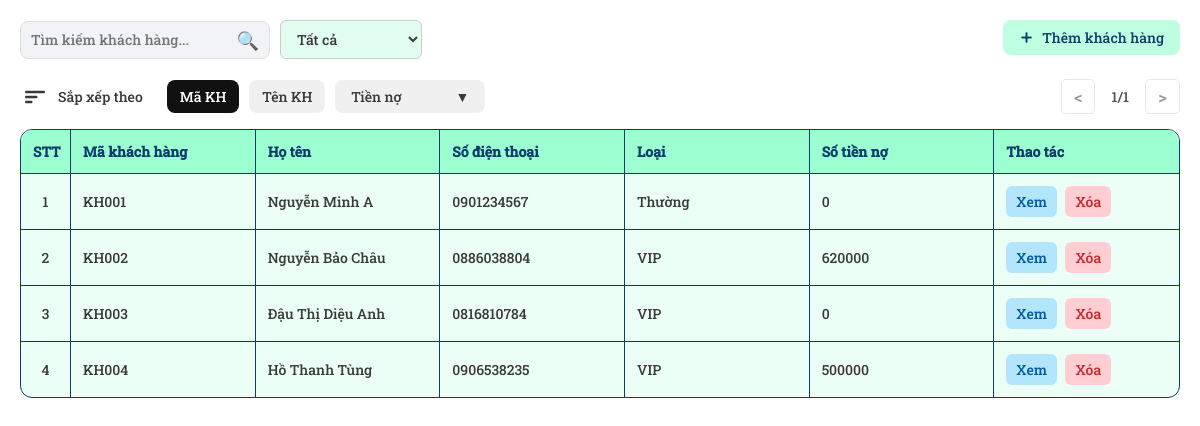
Page /admin/Customers/customers.php (signed in) on the committed database.
### tables this page shows
CREATE TABLE `khachhang` (
  `MaKH` varchar(10) NOT NULL,
  `HoTen` varchar(100) NOT NULL,
  `SDT` varchar(15) NOT NULL,
  `DiaChi` varchar(50) NOT NULL,
  `Email` varchar(50) NOT NULL,
  `Loai` enum('Thường','VIP') NOT NULL DEFAULT 'Thường',
  `SoTienNo` int(11) DEFAULT 0
);

### admin/Customers/customers.php (the view, shortened to what this page needs)
<?php
include __DIR__ . '/../../connect.php';
$result = $mysqli->query("SELECT * FROM khachhang ORDER BY MaKH");
?>
<!DOCTYPE html>
<html lang="vi">
<head>
    <link rel="stylesheet" href="../../assets/general-style.css" />
</head>
<body>
    <div class="main-content">
        <div class="toolbar">
            <div class="toolbar-row">
                <div class="search-filter-group">
                    <div class="search-box">
                        <input type="text" placeholder="Tìm kiếm khách hàng..." class="search-input" />
                        <button class="search-button">🔍</button>
                    </div>
                    <select class="filter-select">
                        <option value="all">Tất cả</option>
                    </select>
                </div>
                <button class="add-button" onclick="createNewCustomer()">
                    <img src="../../assets/plus.png" class="icon-add" alt="Add Icon" />
                    Thêm khách hàng
                </button>
            </div>
        </div>
        <div class="sort-pagination-bar">
            <div class="sort-bar">
                <div class="sort-title-group">
                    <span class="sort-icon">
                        <svg width="30" height="30" viewBox="0 0 24 24" fill="none"><rect x="4" y="7" width="16" height="2" rx="1" fill="#393939"/><rect x="4" y="11" width="10" height="2" rx="1" fill="#393939"/><rect x="4" y="15" width="6" height="2" rx="1" fill="#393939"/></svg>
                    </span>
                    <span class="sort-label">Sắp xếp theo</span>
                </div>
                <div class="sort-tabs">
                    <button class="sort-btn active" data-sort="id">Mã KH</button>
                    <button class="sort-btn" data-sort="name">Tên KH</button>
                    <div class="sort-dropdown">
                        <button class="sort-btn sort-dropdown-toggle" id="sortPriceBtn">
                            <span class="label">Tiền nợ</span>
                            <span class="arrow">&#9660;</span>
                        </button>
                    </div>
                </div>
            </div>
            <span class="pagination">
                <button class="page-btn prev">&lt;</button>
                <span class="page-info">1/1</span>
                <button class="page-btn next">&gt;</button>
            </span>
        </div>
        <table class="table">
            <thead>
                <tr>
                    <th class="stt">STT</th>
                    <th class="id">Mã khách hàng</th>
                    <th>Họ tên</th>
                    <th>Số điện thoại</th>
                    <th>Loại</th>
                    <th class="debt">Số tiền nợ</th>
                    <th class="actions">Thao tác</th>
                </tr>
            </thead>
            <tbody>
                <?php while ($row = $result->fetch_assoc()): ?>
                    <tr
                        data-address="<?php echo htmlspecialchars($row['DiaChi'], ENT_QUOTES); ?>"
                        data-email="<?php echo htmlspecialchars($row['Email'], ENT_QUOTES); ?>"
                    >
                        <td class="stt"></td>
                        <td><?php echo htmlspecialchars($row['MaKH']); ?></td>
                        <td><?php echo htmlspecialchars($row['HoTen']); ?></td>
                        <td><?php echo htmlspecialchars($row['SDT']); ?></td>
                        <td><?php echo htmlspecialchars($row['Loai']); ?></td>
                        <td><?php echo htmlspecialchars($row['SoTienNo']); ?></td>
                        <td class="action-buttons">
                            <button class="view-btn" onclick="viewCustomer(
                                '<?= $row['MaKH']; ?>',
                                '<?= $row['HoTen']; ?>',
                                '<?= $row['SDT']; ?>',
                                '<?php echo htmlspecialchars($row['DiaChi'], ENT_QUOTES); ?>',
                                '<?php echo htmlspecialchars($row['Email'], ENT_QUOTES); ?>',
                                '<?= $row['Loai']; ?>',
                                '<?= $row['SoTienNo']; ?>'
                            )">Xem</button>
                            <button class="delete-btn" onclick="deleteRow(this)">Xóa</button>
                        </td>
                    </tr>
                <?php endwhile; ?>
            </tbody>
        </table>
    </div>
</body>
</html>

### assets/general-style.css (style rules this page uses)
* { margin: 0; padding: 0; box-sizing: border-box; }
body, input, button, select, textarea { color: #393939; font-family: fontweb; font-size: 14px; background-color: #ffffff; }
.main-content { padding: 20px; }
.toolbar { margin-bottom: 20px; }
.toolbar-row { display: flex; justify-content: space-between; align-items: center; flex-wrap: wrap; gap: 1rem; margin-bottom: 1rem; }
.search-filter-group { margin-right: 20px; display: flex; gap: 10px; flex: 1; min-width: 100px; align-items: center; }
.search-box { display: flex; align-items: center; border: 1px solid #e0e0e0; border-radius: 8px; padding: 6px 10px; background-color: #f1f3f6; flex: 1; max-width: 250px; }
.search-input { border: none; background: transparent; outline: none; flex: 1; }
.search-button { background: none; border: none; font-size: 18px; cursor: pointer; }
.filter-select { outline: none; padding: 8px 12px; border-radius: 6px; border: 1px solid #ccc; background-color: #e1fef1; }
.icon-add { width: 15px; height: 15px; margin-right: 8px; vertical-align: middle; }
.add-button { align-self: flex-start; display: inline-flex; align-items: center; padding: 8px 16px; background-color: #beffe1; color: #0d3c6b; border: none; border-radius: 8px; cursor: pointer; white-space: nowrap; transition: background-color 0.3s; }
.view-btn, .delete-btn { padding: 6px 10px; margin-right: 5px; border: none; border-radius: 6px; cursor: pointer; }
.view-btn { background-color: #b3e5fc; color: #01579b; }
.delete-btn { background-color: #ffcdd2; color: #c62828; }
.sort-pagination-bar { display: flex; align-items: center; justify-content: space-between; padding-bottom: 15px; border-radius: 8px; }
.sort-bar { display: flex; align-items: center; gap: 24px; }
.sort-title-group { display: flex; align-items: center; gap: 8px; }
.sort-bar .sort-icon { display: flex; width: 30px; height: 30px; align-items: center; }
.sort-bar .sort-label { color: #393939; font-size: 14px; }
.sort-tabs { display: flex; align-items: center; gap: 10px; }
.sort-btn { border: none; background: #f0f0f0; color: #393939; padding: 7px 13px; border-radius: 8px; font-size: 14px; cursor: pointer; transition: background 0.2s, color 0.2s; position: relative; }
.sort-btn.active, .sort-btn.sort-dropdown-active { background: #111; color: #fff; }
.sort-dropdown { position: relative; display: inline-block; }
.sort-dropdown-toggle .arrow { margin-left: 8px; font-size: 12px; }
.pagination { margin-left: auto; display: flex; align-items: center; gap: 6px; }
.page-btn { background: #fff; color: #333; padding: 5px 12px; border-radius: 5px; font-size: 17px; cursor: pointer; border: 1px solid #d0d0d0; transition: background 0.2s; }
.page-btn:disabled { opacity: 0.5; cursor: not-allowed; }
.page-info { font-weight: 500; color: #4e4e4e; min-width: 38px; text-align: center; display: inline-block; }
.table { table-layout: fixed; width: 100%; border-collapse: separate; border-spacing: 0; background-color: #ecfff6; border-radius: 12px; overflow: hidden; border: 1.5px solid #0d3c6b; }
.table th, .table td { padding: 12px; text-align: left; border: none; transition: background-color 0.2s ease; }
.table tr:not(:last-child) td { border-bottom: 1px solid #0d3c6b; }
.table th:first-child, .table td:first-child { border-left: none; }
.table th:last-child, .table td:last-child { border-right: none; }
.table tr:first-child th { border-top: none; }
.table tr:last-child td { border-bottom: none; }
.table th:not(:last-child), .table td:not(:last-child) { border-right: 1px solid #0d3c6b; }
.table th { border-bottom: 1px solid #0d3c6b; background-color: #9cffd1; color: #0d3c6b; font-weight: bold; }
.stt, .table th.stt, .table td.stt, .table th:first-child, .table td:first-child { width: 50px; text-align: center; }

### admin/Customers/customers.php (style rules this page uses)
#sortPriceBtn { min-width: 150px; display: flex; align-items: center; justify-content: space-between; padding-right: 16px; padding-left: 16px; }
#sortPriceBtn .label { flex: 1; text-align: left; }
#sortPriceBtn .arrow { margin-left: 8px; font-size: 14px; flex-shrink: 0; }

### rows in the picture
khachhang: MaKH "KH001", HoTen "Nguyễn Minh A", SDT "0901234567", Loai "Thường", SoTienNo "0"
khachhang: MaKH "KH002", HoTen "Nguyễn Bảo Châu", SDT "0886038804", Loai "VIP", SoTienNo "620000"
khachhang: MaKH "KH003", HoTen "Đậu Thị Diệu Anh", SDT "0816810784", Loai "VIP", SoTienNo "0"
khachhang: MaKH "KH004", HoTen "Hồ Thanh Tùng", SDT "0906538235", Loai "VIP", SoTienNo "500000"
